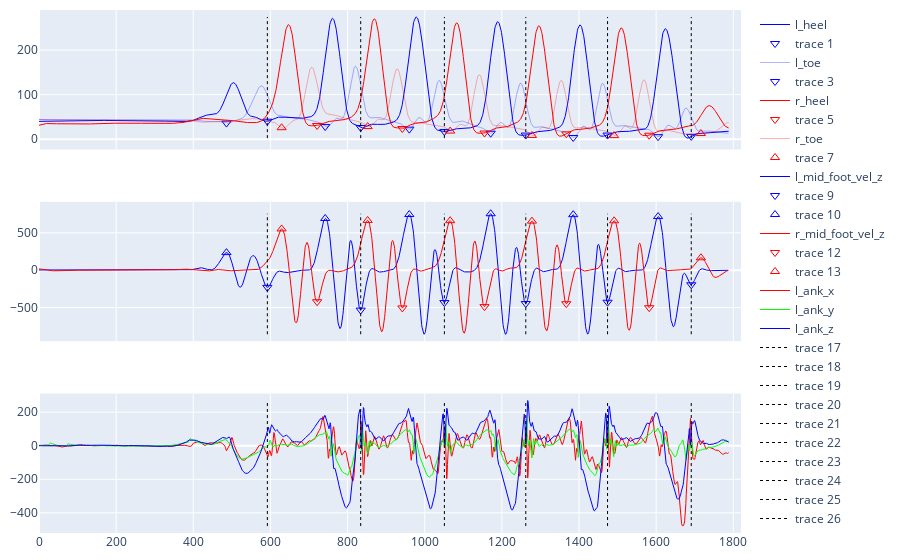

Here is the notebook cell this chart was saved with:
### Code cell
l_heel_pos = filtered_data[:,:,np.argwhere(omc_data["marker_location"]=='l_heel')[:,0][0]]
l_toe_pos = filtered_data[:,:,np.argwhere(omc_data["marker_location"]=='l_toe')[:,0][0]]
r_heel_pos = filtered_data[:,:,np.argwhere(omc_data["marker_location"]=='r_heel')[:,0][0]]
r_toe_pos = filtered_data[:,:,np.argwhere(omc_data["marker_location"]=='r_toe')[:,0][0]]

fig = make_subplots(rows=3, cols=1, shared_xaxes=True)

# Position data
fig.add_trace(go.Scatter(x=np.arange(l_heel_pos.shape[0]), y=l_heel_pos[:,2], mode='lines', line=dict(color='rgba(0, 0, 255, 1)', width=1), name='l_heel'), row=1, col=1)
fig.add_trace(go.Scatter(x=l_ix_IC, y=l_heel_pos[l_ix_IC,-1], mode="markers", marker=dict(symbol='triangle-down-open', size=8, color='rgba(0, 0, 255, 1)')), row=1, col=1)
fig.add_trace(go.Scatter(x=np.arange(l_toe_pos.shape[0]), y=l_toe_pos[:,2], mode='lines', line=dict(color='rgba(0, 0, 255, 0.3)', width=1), name='l_toe'), row=1, col=1)
fig.add_trace(go.Scatter(x=l_ix_FC, y=l_toe_pos[l_ix_FC,-1], mode="markers", marker=dict(symbol='triangle-down-open', size=8, color='rgba(0, 0, 255, 1)')), row=1, col=1)
fig.add_trace(go.Scatter(x=np.arange(r_heel_pos.shape[0]), y=r_heel_pos[:,2], mode='lines', line=dict(color='rgba(255, 0, 0, 1)', width=1), name='r_heel'), row=1, col=1)
fig.add_trace(go.Scatter(x=r_ix_IC, y=r_heel_pos[r_ix_IC,-1], mode="markers", marker=dict(symbol='triangle-down-open', size=8, color='rgba(255, 0, 0, 1)')), row=1, col=1)
fig.add_trace(go.Scatter(x=np.arange(r_toe_pos.shape[0]), y=r_toe_pos[:,2], mode='lines', line=dict(color='rgba(255, 0, 0, 0.3)', width=1), name='r_toe'), row=1, col=1)
fig.add_trace(go.Scatter(x=r_ix_FC, y=r_toe_pos[r_ix_FC,-1], mode="markers", marker=dict(symbol='triangle-up-open', size=8, color='rgba(255, 0, 0, 1)')), row=1, col=1)

# Velocity
fig.add_trace(go.Scatter(x=np.arange(l_mid_foot_vel.shape[0]), y=l_mid_foot_vel[:,-1], mode='lines', line=dict(color='rgba(0, 0, 255, 1)', width=1), name='l_mid_foot_vel_z'), row=2, col=1)
fig.add_trace(go.Scatter(x=l_ix_IC, y=l_mid_foot_vel[l_ix_IC,-1], mode="markers", marker=dict(symbol='triangle-down-open', size=8, color='rgba(0, 0, 255, 1)')), row=2, col=1)
fig.add_trace(go.Scatter(x=l_ix_FC, y=l_mid_foot_vel[l_ix_FC,-1], mode="markers", marker=dict(symbol='triangle-up-open', size=8, color='rgba(0, 0, 255, 1)')), row=2, col=1)
fig.add_trace(go.Scatter(x=np.arange(r_mid_foot_vel.shape[0]), y=r_mid_foot_vel[:,-1], mode='lines', line=dict(color='rgba(255, 0, 0, 1)', width=1), name='r_mid_foot_vel_z'), row=2, col=1)
fig.add_trace(go.Scatter(x=r_ix_IC, y=r_mid_foot_vel[r_ix_IC,-1], mode="markers", marker=dict(symbol='triangle-down-open', size=8, color='rgba(255, 0, 0, 1)')), row=2, col=1)
fig.add_trace(go.Scatter(x=r_ix_FC, y=r_mid_foot_vel[r_ix_FC,-1], mode="markers", marker=dict(symbol='triangle-up-open', size=8, color='rgba(255, 0, 0, 1)')), row=2, col=1)

# Horizontal foot velocity
fig.add_trace(go.Scatter(x=np.arange(l_ank_gyro.shape[0]), y=l_ank_gyro[:,0], mode="lines", line=dict(width=1, color='rgba(255, 0, 0, 1)'), name='l_ank_x'), row=3, col=1)
fig.add_trace(go.Scatter(x=np.arange(l_ank_gyro.shape[0]), y=l_ank_gyro[:,1], mode="lines", line=dict(width=1, color='rgba(0, 255, 0, 1)'), name='l_ank_y'), row=3, col=1)
fig.add_trace(go.Scatter(x=np.arange(l_ank_gyro.shape[0]), y=l_ank_gyro[:,2], mode="lines", line=dict(width=1, color='rgba(0, 0, 255, 1)'), name='l_ank_z'), row=3, col=1)
for i in l_ix_IC:
    fig.add_trace(go.Scatter(x=[i, i], y=[np.min([np.min(l_heel_pos[:,2]), np.min(r_heel_pos[:,2])]), np.max([np.max(l_heel_pos[:,2]), np.max(r_heel_pos[:,2])])], mode='lines', line=dict(width=1, color='rgba(0,0,0,1)', dash='dot')), row=1, col=1)
    fig.add_trace(go.Scatter(x=[i, i], y=[np.min([np.min(l_mid_foot_vel[:,2]), np.min(r_mid_foot_vel[:,2])]), np.max([np.max(l_mid_foot_vel[:,2]), np.max(r_mid_foot_vel[:,2])])], mode='lines', line=dict(width=1, color='rgba(0,0,0,1)', dash='dot')), row=2, col=1)
    fig.add_trace(go.Scatter(x=[i, i], y=[np.min(np.min(l_ank_gyro)), np.max(np.max(l_ank_gyro))], mode='lines', line=dict(width=1, color='rgba(0,0,0,1)', dash='dot')), row=3, col=1)

fig.update_layout(margin=dict(l=10, r=10, t=10, b=10))
fig.show()

### Figure 1 — Plotly figure (JSON) as saved in the notebook; plotly's stock layout.template omitted (floating-point values rounded to 4 significant figures; data arrays with more than 128 entries replaced by an {"elided": "..."} marker saying what was removed)
{"data": [{"line": {"color": "rgba(0, 0, 255, 1)", "width": 1}, "mode": "lines", "name": "l_heel", "type": "scatter", "x": {"elided": "1789 int values"}, "xaxis": "x", "y": {"elided": "1789 float values"}, "yaxis": "y"}, {"marker": {"color": "rgba(0, 0, 255, 1)", "size": 8, "symbol": "triangle-down-open"}, "mode": "markers", "type": "scatter", "x": [592, 834, 1051, 1262, 1474, 1691], "xaxis": "x", "y": [40.28, 26.09, 17.32, 9.166, 9.165, 6.258], "yaxis": "y"}, {"line": {"color": "rgba(0, 0, 255, 0.3)", "width": 1}, "mode": "lines", "name": "l_toe", "type": "scatter", "x": {"elided": "1789 int values"}, "xaxis": "x", "y": {"elided": "1789 float values"}, "yaxis": "y"}, {"marker": {"color": "rgba(0, 0, 255, 1)", "size": 8, "symbol": "triangle-down-open"}, "mode": "markers", "type": "scatter", "x": [486, 742, 960, 1171, 1385, 1605], "xaxis": "x", "y": [36.04, 28.28, 22.45, 13.3, 3.723, 5.601], "yaxis": "y"}, {"line": {"color": "rgba(255, 0, 0, 1)", "width": 1}, "mode": "lines", "name": "r_heel", "type": "scatter", "x": {"elided": "1789 int values"}, "xaxis": "x", "y": {"elided": "1789 float values"}, "yaxis": "y"}, {"marker": {"color": "rgba(255, 0, 0, 1)", "size": 8, "symbol": "triangle-down-open"}, "mode": "markers", "type": "scatter", "x": [721, 942, 1155, 1367, 1582], "xaxis": "x", "y": [30.68, 23.91, 13.75, 11.97, 8.848], "yaxis": "y"}, {"line": {"color": "rgba(255, 0, 0, 0.3)", "width": 1}, "mode": "lines", "name": "r_toe", "type": "scatter", "x": {"elided": "1789 int values"}, "xaxis": "x", "y": {"elided": "1789 float values"}, "yaxis": "y"}, {"marker": {"color": "rgba(255, 0, 0, 1)", "size": 8, "symbol": "triangle-up-open"}, "mode": "markers", "type": "scatter", "x": [629, 852, 1066, 1278, 1491, 1716], "xaxis": "x", "y": [25.64, 28.21, 18.14, 8.326, 7.963, 12.59], "yaxis": "y"}, {"line": {"color": "rgba(0, 0, 255, 1)", "width": 1}, "mode": "lines", "name": "l_mid_foot_vel_z", "type": "scatter", "x": {"elided": "1788 int values"}, "xaxis": "x2", "y": {"elided": "1788 float values"}, "yaxis": "y2"}, {"marker": {"color": "rgba(0, 0, 255, 1)", "size": 8, "symbol": "triangle-down-open"}, "mode": "markers", "type": "scatter", "x": [592, 834, 1051, 1262, 1474, 1691], "xaxis": "x2", "y": [-229.3, -533.3, -432.5, -445.7, -427.7, -194.6], "yaxis": "y2"}, {"marker": {"color": "rgba(0, 0, 255, 1)", "size": 8, "symbol": "triangle-up-open"}, "mode": "markers", "type": "scatter", "x": [486, 742, 960, 1171, 1385, 1605], "xaxis": "x2", "y": [235.4, 692.0, 744.7, 755.1, 742.6, 717.3], "yaxis": "y2"}, {"line": {"color": "rgba(255, 0, 0, 1)", "width": 1}, "mode": "lines", "name": "r_mid_foot_vel_z", "type": "scatter", "x": {"elided": "1788 int values"}, "xaxis": "x2", "y": {"elided": "1788 float values"}, "yaxis": "y2"}, {"marker": {"color": "rgba(255, 0, 0, 1)", "size": 8, "symbol": "triangle-down-open"}, "mode": "markers", "type": "scatter", "x": [721, 942, 1155, 1367, 1582], "xaxis": "x2", "y": [-421.1, -504.6, -486.7, -448.0, -501.2], "yaxis": "y2"}, {"marker": {"color": "rgba(255, 0, 0, 1)", "size": 8, "symbol": "triangle-up-open"}, "mode": "markers", "type": "scatter", "x": [629, 852, 1066, 1278, 1491, 1716], "xaxis": "x2", "y": [552.0, 665.6, 662.1, 656.5, 660.6, 166.5], "yaxis": "y2"}, {"line": {"color": "rgba(255, 0, 0, 1)", "width": 1}, "mode": "lines", "name": "l_ank_x", "type": "scatter", "x": {"elided": "1789 int values"}, "xaxis": "x3", "y": {"elided": "1789 float values"}, "yaxis": "y3"}, {"line": {"color": "rgba(0, 255, 0, 1)", "width": 1}, "mode": "lines", "name": "l_ank_y", "type": "scatter", "x": {"elided": "1789 int values"}, "xaxis": "x3", "y": {"elided": "1789 float values"}, "yaxis": "y3"}, {"line": {"color": "rgba(0, 0, 255, 1)", "width": 1}, "mode": "lines", "name": "l_ank_z", "type": "scatter", "x": {"elided": "1789 int values"}, "xaxis": "x3", "y": {"elided": "1789 float values"}, "yaxis": "y3"}, {"line": {"color": "rgba(0,0,0,1)", "dash": "dot", "width": 1}, "mode": "lines", "type": "scatter", "x": [592, 592], "xaxis": "x", "y": [2.264, 274.3], "yaxis": "y"}, {"line": {"color": "rgba(0,0,0,1)", "dash": "dot", "width": 1}, "mode": "lines", "type": "scatter", "x": [592, 592], "xaxis": "x2", "y": [-856.3, 755.1], "yaxis": "y2"}, {"line": {"color": "rgba(0,0,0,1)", "dash": "dot", "width": 1}, "mode": "lines", "type": "scatter", "x": [592, 592], "xaxis": "x3", "y": [-478.7, 269.6], "yaxis": "y3"}, {"line": {"color": "rgba(0,0,0,1)", "dash": "dot", "width": 1}, "mode": "lines", "type": "scatter", "x": [834, 834], "xaxis": "x", "y": [2.264, 274.3], "yaxis": "y"}, {"line": {"color": "rgba(0,0,0,1)", "dash": "dot", "width": 1}, "mode": "lines", "type": "scatter", "x": [834, 834], "xaxis": "x2", "y": [-856.3, 755.1], "yaxis": "y2"}, {"line": {"color": "rgba(0,0,0,1)", "dash": "dot", "width": 1}, "mode": "lines", "type": "scatter", "x": [834, 834], "xaxis": "x3", "y": [-478.7, 269.6], "yaxis": "y3"}, {"line": {"color": "rgba(0,0,0,1)", "dash": "dot", "width": 1}, "mode": "lines", "type": "scatter", "x": [1051, 1051], "xaxis": "x", "y": [2.264, 274.3], "yaxis": "y"}, {"line": {"color": "rgba(0,0,0,1)", "dash": "dot", "width": 1}, "mode": "lines", "type": "scatter", "x": [1051, 1051], "xaxis": "x2", "y": [-856.3, 755.1], "yaxis": "y2"}, {"line": {"color": "rgba(0,0,0,1)", "dash": "dot", "width": 1}, "mode": "lines", "type": "scatter", "x": [1051, 1051], "xaxis": "x3", "y": [-478.7, 269.6], "yaxis": "y3"}, {"line": {"color": "rgba(0,0,0,1)", "dash": "dot", "width": 1}, "mode": "lines", "type": "scatter", "x": [1262, 1262], "xaxis": "x", "y": [2.264, 274.3], "yaxis": "y"}, {"line": {"color": "rgba(0,0,0,1)", "dash": "dot", "width": 1}, "mode": "lines", "type": "scatter", "x": [1262, 1262], "xaxis": "x2", "y": [-856.3, 755.1], "yaxis": "y2"}, {"line": {"color": "rgba(0,0,0,1)", "dash": "dot", "width": 1}, "mode": "lines", "type": "scatter", "x": [1262, 1262], "xaxis": "x3", "y": [-478.7, 269.6], "yaxis": "y3"}, {"line": {"color": "rgba(0,0,0,1)", "dash": "dot", "width": 1}, "mode": "lines", "type": "scatter", "x": [1474, 1474], "xaxis": "x", "y": [2.264, 274.3], "yaxis": "y"}, {"line": {"color": "rgba(0,0,0,1)", "dash": "dot", "width": 1}, "mode": "lines", "type": "scatter", "x": [1474, 1474], "xaxis": "x2", "y": [-856.3, 755.1], "yaxis": "y2"}, {"line": {"color": "rgba(0,0,0,1)", "dash": "dot", "width": 1}, "mode": "lines", "type": "scatter", "x": [1474, 1474], "xaxis": "x3", "y": [-478.7, 269.6], "yaxis": "y3"}, {"line": {"color": "rgba(0,0,0,1)", "dash": "dot", "width": 1}, "mode": "lines", "type": "scatter", "x": [1691, 1691], "xaxis": "x", "y": [2.264, 274.3], "yaxis": "y"}, {"line": {"color": "rgba(0,0,0,1)", "dash": "dot", "width": 1}, "mode": "lines", "type": "scatter", "x": [1691, 1691], "xaxis": "x2", "y": [-856.3, 755.1], "yaxis": "y2"}, {"line": {"color": "rgba(0,0,0,1)", "dash": "dot", "width": 1}, "mode": "lines", "type": "scatter", "x": [1691, 1691], "xaxis": "x3", "y": [-478.7, 269.6], "yaxis": "y3"}], "layout": {"margin": {"b": 10, "l": 10, "r": 10, "t": 10}, "xaxis": {"anchor": "y", "domain": [0, 1], "matches": "x3", "showticklabels": false}, "xaxis2": {"anchor": "y2", "domain": [0, 1], "matches": "x3", "showticklabels": false}, "xaxis3": {"anchor": "y3", "domain": [0, 1]}, "yaxis": {"anchor": "x", "domain": [0.7333, 1]}, "yaxis2": {"anchor": "x2", "domain": [0.3667, 0.6333]}, "yaxis3": {"anchor": "x3", "domain": [0, 0.2667]}}}
